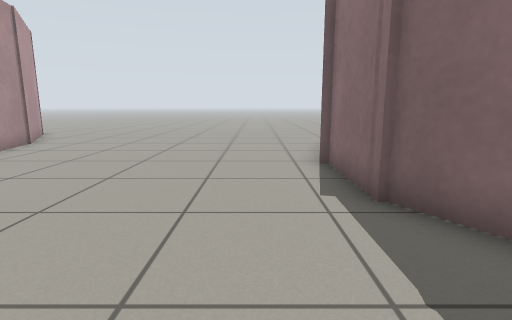
View 1 (above)

16 first-person views from a walk through a Gazebo world. The camera is 0.72 m above the floor, tilts 10° down and sees 80° across. The floor is counted in squares, 0.5 m on a side. Each view is taken from the middle of a square. On the plan, view 1 faces up. The plan holds only what a view shows up to about 14 squares ahead; the rest is blank. The place goes on beyond the plan. Robots are left out.

View 2
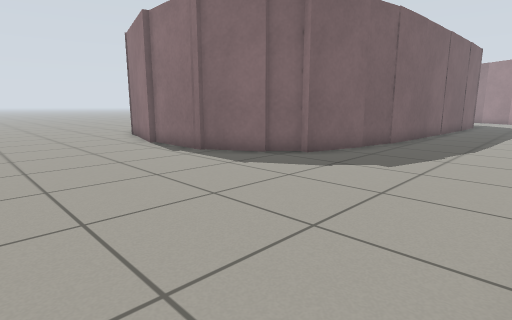

View 3
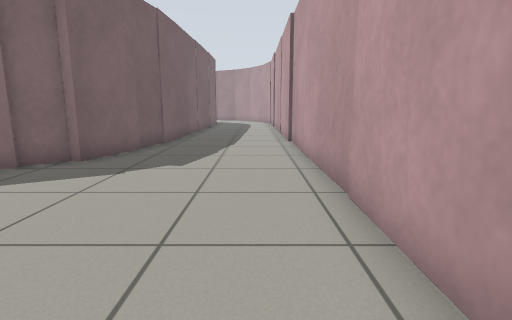

View 4
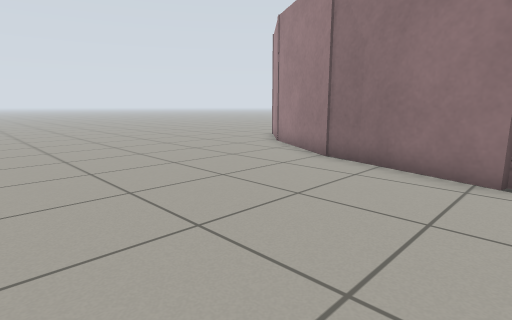

View 5
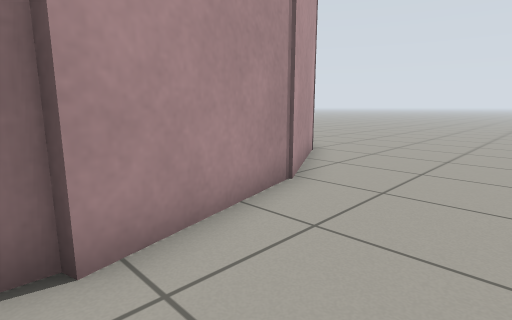

View 6
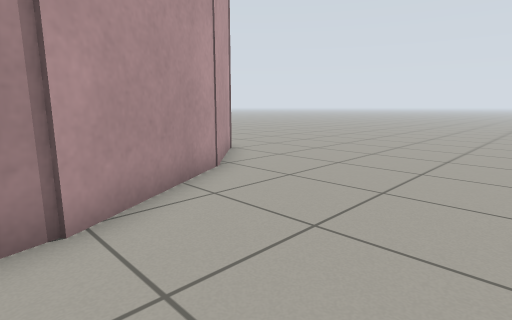

View 7
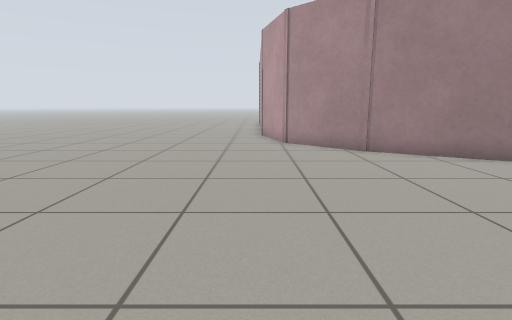

View 8
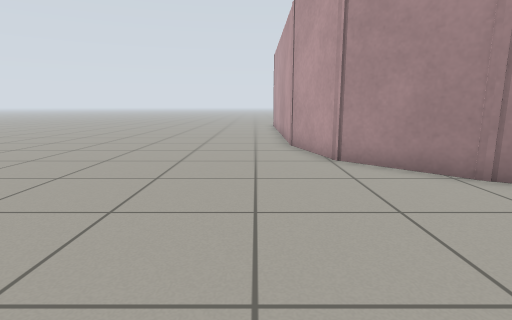

View 9
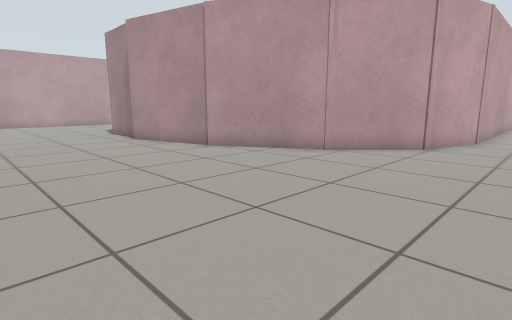

View 10
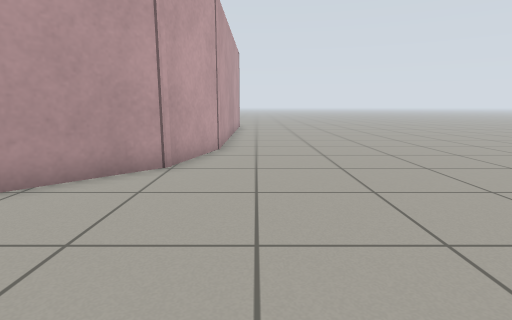

View 11
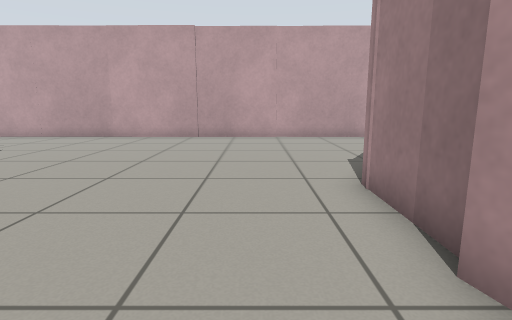

View 12
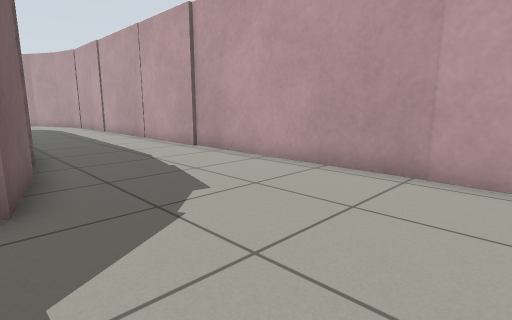

View 13
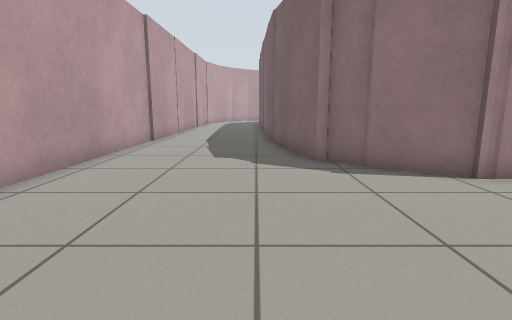

View 14
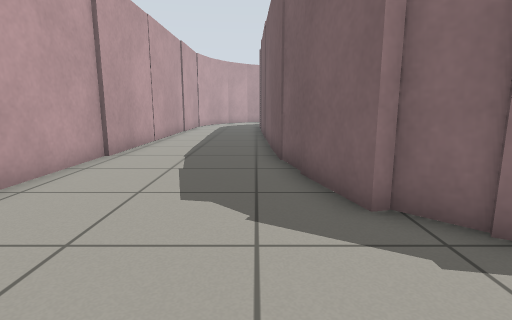

View 15
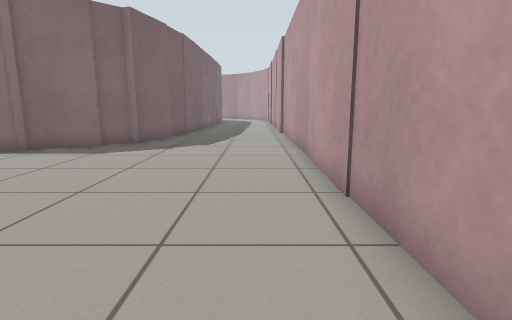

View 16
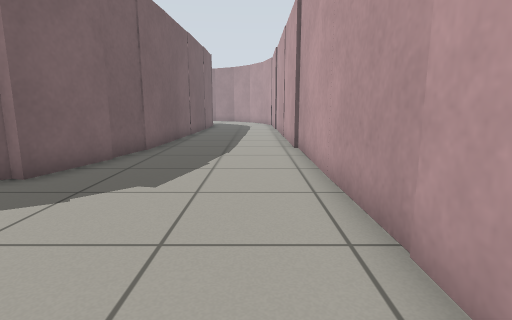

### Floor plan
Points are (right, up) in squares from view 1. A wall is a line through its corners. A room is listed if a view was taken in it or the views show most of it. See-through windows are left out.
Room 1 (views 1, 2, 3, 4, 5, 6, 7, 8, 9, 10, 11, 12, 13, 14, 15, 16)
walls: (1.6, 7.6) (2.7, 11.8); (-8, 7.6) (-8, 4.4); (2.6, 11.7) (4.9, 15.7); (-8.8, 11.8) (-7.7, 7.6); (1.8, 4.4) (1.8, 7.6); (-8.1, 4.5) (-9.2, 2.6); (4.7, 15.4) (7.1, 17.8) (10.5, 18.8); (-9.3, 2.7) (-10.2, 1.9); (3.1, 2.5) (1.8, 4.8); (-11, 15.7) (-8.7, 11.7); (4, 1.9) (3.1, 2.8); (-10, 1.6) (-14.2, 0.5); (-14.1, 0.7) (-19.6, 0.4); (8, 0.5) (3.8, 1.6); (-16.4, 18.8) (-13.2, 17.9) (-10.8, 15.5); (10.6, 18.5) (13.2, 18.5); (12.5, 0.3) (7.9, 0.6); (8.5, -4.3) (13.4, -4.3); (-20.4, 18.8) (-16.2, 18.8); (-20.6, -4.3) (8.7, -4.6)

Where each view was taken, in squares from view 1:
view 1: 0 up, 0 right, facing up
view 2: 4 down, 4 left, facing up-right
view 3: 3 down, 4 left, facing right
view 4: 7 up, 5 left, facing up-right
view 5: 7 up, 5 left, facing up-left
view 6: 11 up, 5 left, facing up-left
view 7: 19 up, 5 left, facing right
view 8: 20 up, 1 left, facing right
view 9: 21 up, 2 left, facing down-left
view 10: 20 up, 6 left, facing left
view 11: 10 up, 6 left, facing down
view 12: 2 up, 1 left, facing down-right
view 13: 0 up, 2 left, facing left
view 14: 0 up, 6 left, facing left
view 15: 3 down, 8 left, facing right
view 16: 3 down, 2 left, facing right
